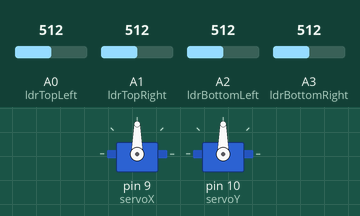
This sketch was run on a simulated Arduino Uno, built with avr-gcc and run on an emulated ATmega328P. Shown: 2 × servo. Inputs (shaded band) come from the test bench; at power-on: A0 (ldrTopLeft) = 512, A1 (ldrTopRight) = 512, A2 (ldrBottomLeft) = 512, A3 (ldrBottomRight) = 512.

Above: at 1.2 s.
1.3 s: A0 (ldrTopLeft) set to 598
2.8 s: A0 (ldrTopLeft) set to 623
At 3.97 s:
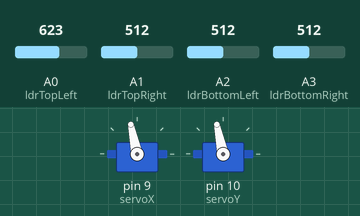
5.8 s: A1 (ldrTopRight) set to 716
At 5.98 s:
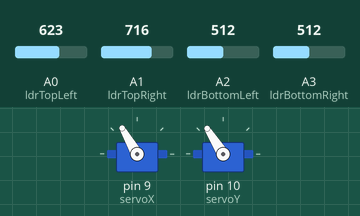
8.8 s: A2 (ldrBottomLeft) set to 694
11.8 s: A2 (ldrBottomLeft) set to 725
At 12.01 s:
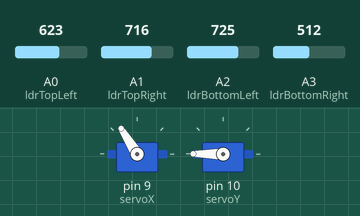
14.8 s: A3 (ldrBottomRight) set to 546
At 14.8 s:
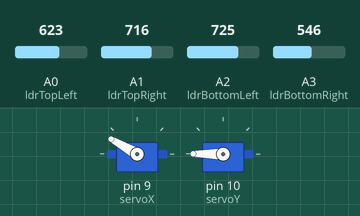
Timing chart, 0 to 17.3 s (numbered marks = the images above; inputs shaded):
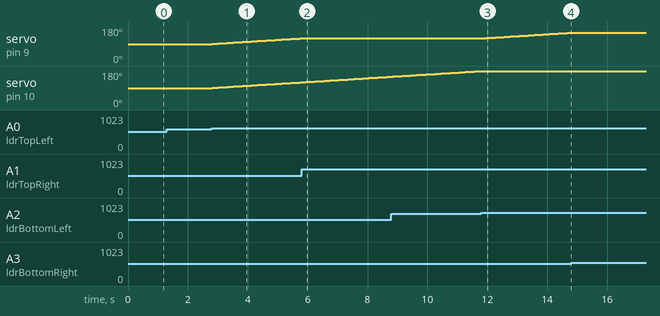

Measured:
- the behaviour switches between 613 and 614 on A0 (ldrTopLeft) (found by bisection; images 0 and 1)
- the behaviour switches between 706 and 707 on A2 (ldrBottomLeft) (found by bisection; images 2 and 3)
- the behaviour switches between 531 and 532 on A3 (ldrBottomRight) (found by bisection; images 3 and 4)
- after the input at 1.3 s, every drawn part: stays the same
- after the input at 2.8 s, servo on pin 9 (servoX), servo on pin 10 (servoY): moves from 90° to 120° over 2.9 s, starting at once
- after the input at 5.8 s, servo on pin 9 (servoX): stays 120° (without the input it goes to 121° after 0.03 s)
- after the input at 11.8 s, servo on pin 9 (servoX): moves from 120° to 150° over 2.9 s, starting after 0.06 s
- after the input at 14.8 s, servo on pin 9 (servoX): stays 150° (without the input it goes to 151° after 0.08 s)

The sketch:

solar_tracker_dual_axis.ino
```cpp
#include <Servo.h>

// Define servos
Servo servoX;  // Left-right
Servo servoY;  // Up-down

// LDR pins
int ldrTopLeft = A0;
int ldrTopRight = A1;
int ldrBottomLeft = A2;
int ldrBottomRight = A3;

// Servo positions
int posX = 90;
int posY = 90;

void setup() {
  servoX.attach(9);  // Horizontal axis
  servoY.attach(10); // Vertical axis

  servoX.write(posX);
  servoY.write(posY);

  Serial.begin(9600);
}

void loop() {
  int tl = analogRead(ldrTopLeft);
  int tr = analogRead(ldrTopRight);
  int bl = analogRead(ldrBottomLeft);
  int br = analogRead(ldrBottomRight);

  // Average light for left and right
  int leftLight = (tl + bl) / 2;
  int rightLight = (tr + br) / 2;

  // Average light for top and bottom
  int topLight = (tl + tr) / 2;
  int bottomLight = (bl + br) / 2;

  int diffX = leftLight - rightLight;
  int diffY = topLight - bottomLight;

  // Horizontal movement
  if (abs(diffX) > 50) {
    if (diffX > 0 && posX < 180) posX++;
    else if (diffX < 0 && posX > 0) posX--;
    servoX.write(posX);
  }

  // Vertical movement
  if (abs(diffY) > 50) {
    if (diffY > 0 && posY < 180) posY++;
    else if (diffY < 0 && posY > 0) posY--;
    servoY.write(posY);
  }

  delay(100);
}
```
